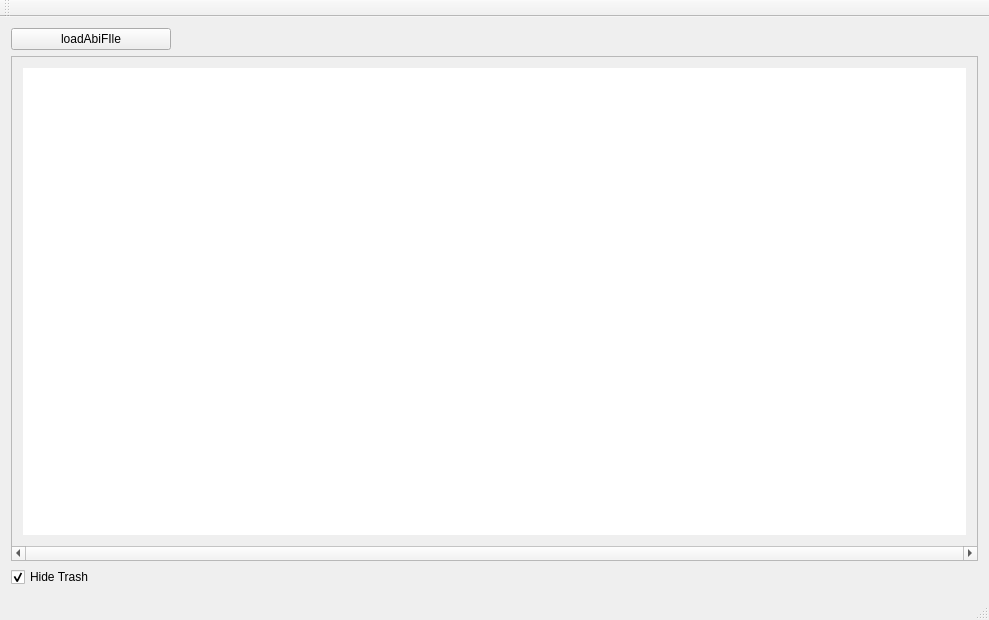
<?xml version="1.0" encoding="UTF-8"?>
<ui version="4.0">
 <class>MainWindow</class>
 <widget class="QMainWindow" name="MainWindow">
  <property name="geometry">
   <rect>
    <x>0</x>
    <y>0</y>
    <width>989</width>
    <height>620</height>
   </rect>
  </property>
  <property name="windowTitle">
   <string>MainWindow</string>
  </property>
  <widget class="QWidget" name="centralWidget">
   <property name="sizePolicy">
    <sizepolicy hsizetype="Maximum" vsizetype="Maximum">
     <horstretch>0</horstretch>
     <verstretch>0</verstretch>
    </sizepolicy>
   </property>
   <layout class="QVBoxLayout" name="verticalLayout_2">
    <item>
     <widget class="QPushButton" name="butLoadAbiFile">
      <property name="maximumSize">
       <size>
        <width>160</width>
        <height>16777215</height>
       </size>
      </property>
      <property name="text">
       <string>loadAbiFIle</string>
      </property>
     </widget>
    </item>
    <item>
     <widget class="WilScrollArea" name="scrollArea">
      <property name="verticalScrollBarPolicy">
       <enum>Qt::ScrollBarAlwaysOff</enum>
      </property>
      <property name="horizontalScrollBarPolicy">
       <enum>Qt::ScrollBarAlwaysOn</enum>
      </property>
      <property name="widgetResizable">
       <bool>true</bool>
      </property>
      <widget class="QWidget" name="scrollAreaWidgetContents">
       <property name="geometry">
        <rect>
         <x>0</x>
         <y>0</y>
         <width>975</width>
         <height>487</height>
        </rect>
       </property>
       <layout class="QVBoxLayout" name="verticalLayout">
        <item>
         <widget class="GraphWidget" name="graphWidget" native="true">
          <property name="cursor">
           <cursorShape>CrossCursor</cursorShape>
          </property>
          <property name="focusPolicy">
           <enum>Qt::StrongFocus</enum>
          </property>
          <property name="styleSheet">
           <string notr="true">background-color:white;</string>
          </property>
         </widget>
        </item>
       </layout>
      </widget>
     </widget>
    </item>
    <item>
     <layout class="QHBoxLayout" name="horizontalLayout_2">
      <property name="sizeConstraint">
       <enum>QLayout::SetDefaultConstraint</enum>
      </property>
      <item alignment="Qt::AlignLeft">
       <widget class="QCheckBox" name="checkHideTrash">
        <property name="sizePolicy">
         <sizepolicy hsizetype="Minimum" vsizetype="Preferred">
          <horstretch>0</horstretch>
          <verstretch>0</verstretch>
         </sizepolicy>
        </property>
        <property name="text">
         <string>Hide Trash</string>
        </property>
        <property name="checked">
         <bool>true</bool>
        </property>
        <property name="tristate">
         <bool>false</bool>
        </property>
       </widget>
      </item>
      <item>
       <spacer name="horizontalSpacer">
        <property name="orientation">
         <enum>Qt::Horizontal</enum>
        </property>
        <property name="sizeType">
         <enum>QSizePolicy::MinimumExpanding</enum>
        </property>
        <property name="sizeHint" stdset="0">
         <size>
          <width>40</width>
          <height>20</height>
         </size>
        </property>
       </spacer>
      </item>
     </layout>
    </item>
   </layout>
  </widget>
  <widget class="QMenuBar" name="menuBar">
   <property name="geometry">
    <rect>
     <x>0</x>
     <y>0</y>
     <width>989</width>
     <height>21</height>
    </rect>
   </property>
   <property name="acceptDrops">
    <bool>true</bool>
   </property>
  </widget>
  <widget class="QToolBar" name="mainToolBar">
   <attribute name="toolBarArea">
    <enum>TopToolBarArea</enum>
   </attribute>
   <attribute name="toolBarBreak">
    <bool>false</bool>
   </attribute>
  </widget>
  <widget class="QStatusBar" name="statusBar"/>
 </widget>
 <layoutdefault spacing="6" margin="11"/>
 <customwidgets>
  <customwidget>
   <class>GraphWidget</class>
   <extends>QWidget</extends>
   <header location="global">graphwidget.h</header>
   <container>1</container>
  </customwidget>
  <customwidget>
   <class>WilScrollArea</class>
   <extends>QScrollArea</extends>
   <header>wilscrollarea.h</header>
   <container>1</container>
  </customwidget>
 </customwidgets>
 <resources/>
 <connections/>
</ui>
